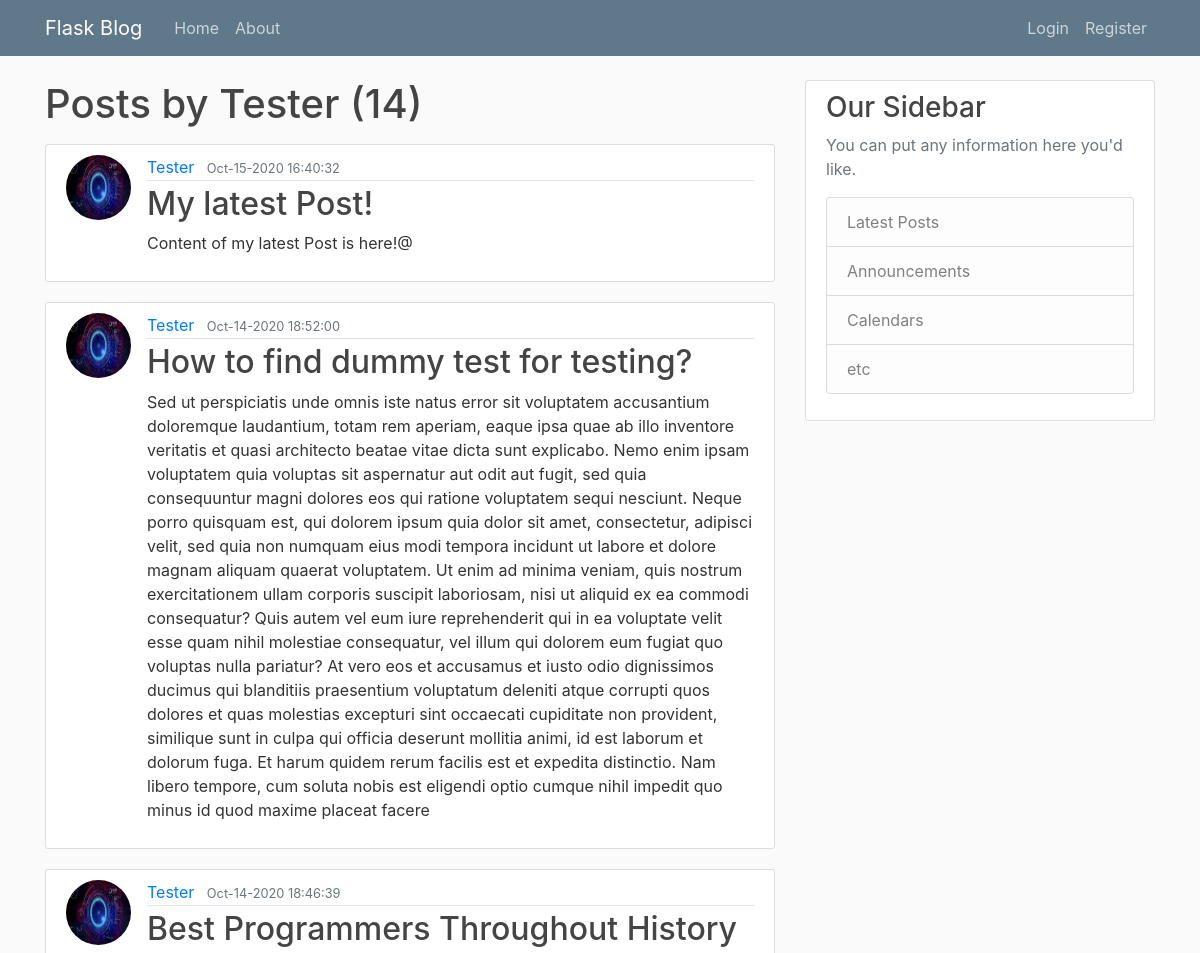
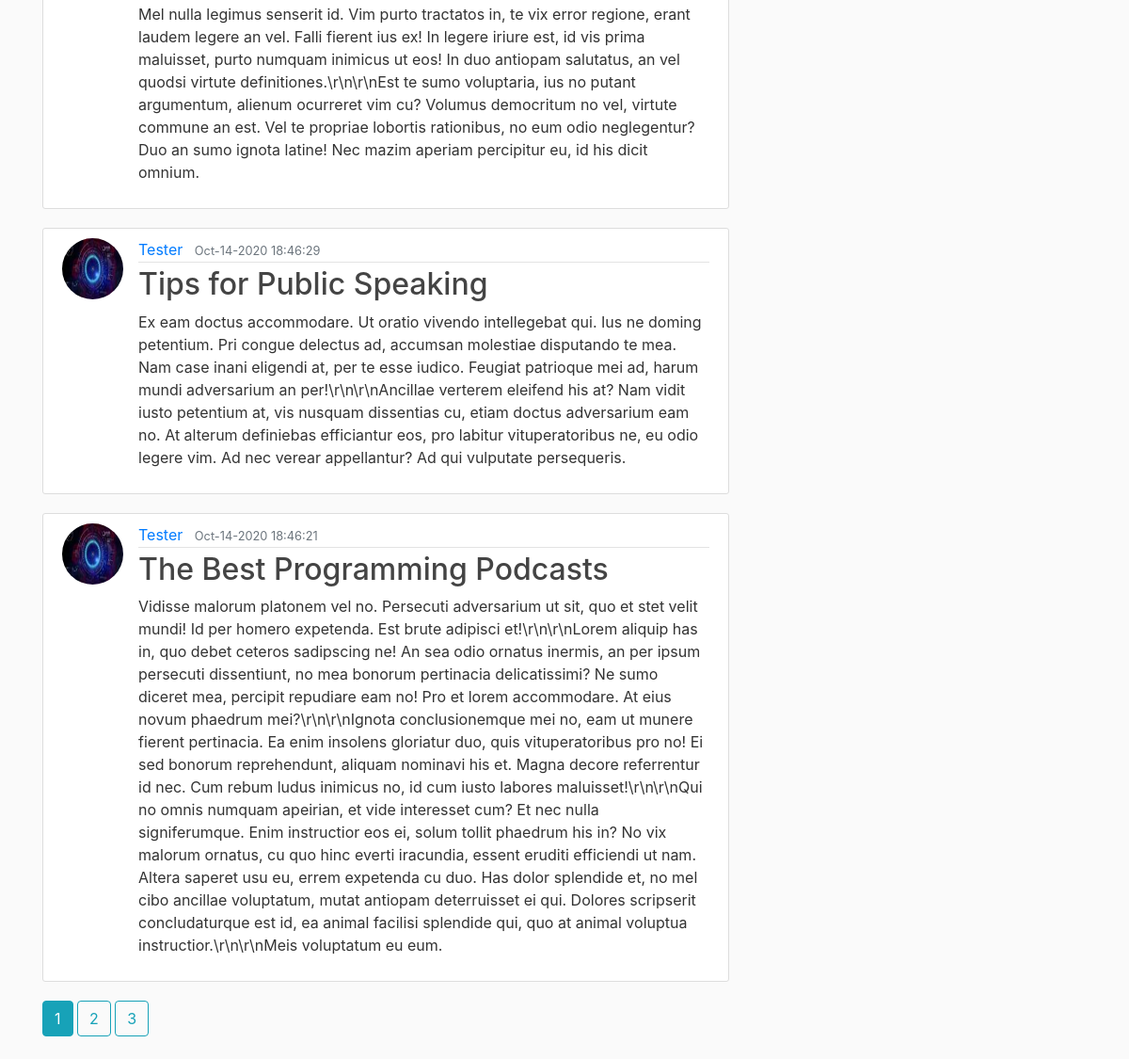
Screenshot of /user/Tester with the database file from the repository (2 pictures, top to bottom).
### flaskblog/models.py (models this page shows, shortened)
class User(db.Model, UserMixin):
    id = db.Column(db.Integer, primary_key=True)
    username = db.Column(db.String(20), unique=True, nullable=False)
    email = db.Column(db.String(120), unique=True, nullable=False)
    image_file = db.Column(db.String(20), nullable=False, default='default.jpg')
    password = db.Column(db.String(60), nullable=False)
    posts = db.relationship('Post', backref='author', lazy='dynamic')

class Post(db.Model):
    id = db.Column(db.Integer, primary_key=True)
    title = db.Column(db.String(100), nullable=False)
    date_posted = db.Column(db.DateTime, nullable=False, default=datetime.utcnow)
    content = db.Column(db.Text, nullable=False)
    user_id = db.Column(db.Integer, db.ForeignKey('user.id'), nullable=False)

### flaskblog/users/routes.py (the view)
@users.route('/user/<string:username>')
def user_posts(username):
    page = request.args.get('page', 1, type=int)
    user = User.query.filter_by(username=username).first_or_404()
    posts = Post.query.filter_by(author=user).order_by(Post.date_posted.desc()).paginate(page=page, per_page=5)
    return render_template('user_posts.html', posts=posts, user=user)

### flaskblog/templates/user_posts.html
{% extends 'layout.html' %}
{% block content %}
    <h1 class="mb-3">Posts by {{ user.username }} ({{ posts.total }})</h1>
    {% for post in posts.items %}
        <article class="media content-section">
            <img class="rounded-circle article-img" src="{{ url_for('static', filename='profile_pics/' + post.author.image_file) }}">
            <div class="media-body">
            <div class="article-metadata">
                <a class="mr-2" href="{{ url_for('users.user_posts', username=post.author.username) }}">{{ post.author.username }}</a>
                <small class="text-muted">{{ post.date_posted.strftime('%b-%d-%Y %H:%M:%S') }}</small>
            </div>
            <h2><a class="article-title" href="{{ url_for('posts.post', post_id=post.id)  }}">{{ post.title }}</a></h2>
            <p class="article-content">{{ post.content }}</p>
            </div>
        </article>
    {% endfor %}
    {% for page_num in posts.iter_pages(left_edge=1, right_edge=1, left_current=1, right_current=2) %}
        {% if page_num %}
            {% if posts.page == page_num %}
                <a class="btn btn-info mb-4" href=" {{url_for('users.user_posts', username=user.username, page=page_num)}} ">{{ page_num }}</a>
            {% else %}
                <a class="btn btn-outline-info mb-4" href=" {{url_for('users.user_posts', username=user.username, page=page_num)}} ">{{ page_num }}</a>
            {% endif %}
        {% else %}
            ...
        {% endif %}
    {% endfor %}
{% endblock content %}

### flaskblog/templates/layout.html (shortened to what this page needs)
<!DOCTYPE html>
<html>
<head>
    <link rel="stylesheet" href="https://stackpath.bootstrapcdn.com/bootstrap/4.5.2/css/bootstrap.min.css">
    <link rel="stylesheet" type= "text/css" href="{{ url_for('static', filename='main.css') }}">
</head>
<body>
    <header class="site-header">
        <nav class="navbar navbar-expand-md navbar-dark bg-steel fixed-top">
        <div class="container">
            <a class="navbar-brand mr-4" href="/">Flask Blog</a>
            <div class="collapse navbar-collapse" id="navbarToggle">
            <div class="navbar-nav mr-auto">
                <a class="nav-item nav-link" href="{{ url_for('main.home')}}">Home</a>
                <a class="nav-item nav-link" href="{{ url_for('main.about')}}">About</a>
            </div>
            <div class="navbar-nav">
                {% if current_user.is_authenticated %}
                  <a class="nav-item nav-link" href="{{ url_for('posts.new_post')}}">New Post</a>
                  <a class="nav-item nav-link" href="{{ url_for('users.account')}}">Account</a>
                  <a class="nav-item nav-link" href="{{ url_for('users.logout')}}">Logout</a>
                {% else %}
                  <a class="nav-item nav-link" href="{{ url_for('users.login')}}">Login</a>
                  <a class="nav-item nav-link" href="{{ url_for('users.register')}}">Register</a>
                {% endif %}
            </div>
            </div>
        </div>
        </nav>
    </header>
    <main role="main" class="container">
        <div class="row">
          <div class="col-md-8">
            {% block content %}{% endblock %}
          </div>
          <div class="col-md-4">
            <div class="content-section">
              <h3>Our Sidebar</h3>
              <p class='text-muted'>You can put any information here you'd like.
                <ul class="list-group">
                  <li class="list-group-item list-group-item-light">Latest Posts</li>
                  <li class="list-group-item list-group-item-light">Announcements</li>
                  <li class="list-group-item list-group-item-light">Calendars</li>
                  <li class="list-group-item list-group-item-light">etc</li>
                </ul>
              </p>
            </div>
          </div>
        </div>
      </main>
</body>
</html>

### flaskblog/static/main.css (style rules this page uses)
body { background: #fafafa; color: #333333; margin-top: 5rem; }
h1, h2, h3, h4, h5, h6 { color: #444444; }
.bg-steel { background-color: #5f788a; }
.site-header .navbar-nav .nav-link { color: #cbd5db; }
.content-section { background: #ffffff; padding: 10px 20px; border: 1px solid #dddddd; border-radius: 3px; margin-bottom: 20px; }
.article-title { color: #444444; }
.article-content { white-space: pre-line; }
.article-img { height: 65px; width: 65px; margin-right: 16px; }
.article-metadata { padding-bottom: 1px; margin-bottom: 4px; border-bottom: 1px solid #e3e3e3 }

### rows the page displays
User: username "Tester"
Post: image_file (picture), author.username "Tester", date_posted "Oct-15-2020 16:40:32", title "My latest Post!", content "Content of my latest Post is here!@"
Post: image_file (picture), author.username "Tester", date_posted "Oct-14-2020 18:52:00", title "How to find dummy test for testing?", content "Sed ut perspiciatis unde omnis iste natus error sit voluptatem accusantium doloremque laudantium, totam rem aperiam, eaque ipsa quae ab illo inventore veritatis et quasi architecto beatae vitae dicta sunt explicabo. Nemo enim ipsam voluptatem quia voluptas sit aspernatur aut odit aut fugit, sed quia consequuntur magni dolores eos qui ratione voluptatem sequi nesciunt. Neque porro quisquam est, qui dolorem ipsum quia dolor sit amet, consectetur, adipisci velit, sed quia non numquam eius modi tempora incidunt ut labore et dolore magnam aliquam quaerat voluptatem. Ut enim ad minima veniam, quis nostrum exercitationem ullam corporis suscipit laboriosam, nisi ut aliquid ex ea commodi…"
Post: image_file (picture), author.username "Tester", date_posted "Oct-14-2020 18:46:39", title "Best Programmers Throughout History", content "Mel nulla legimus senserit id. Vim purto tractatos in, te vix error regione, erant laudem legere an vel. Falli fierent ius ex! In legere iriure est, id vis prima maluisset, purto numquam inimicus ut eos! In duo antiopam salutatus, an vel quodsi virtute definitiones.\\r\\n\\r\\nEst te sumo voluptaria, ius no putant argumentum, alienum ocurreret vim cu? Volumus democritum no vel, virtute commune an est. Vel te propriae lobortis rationibus, no eum odio neglegentur? Duo an sumo ignota latine! Nec mazim aperiam percipitur eu, id his dicit omnium."
Post: image_file (picture), author.username "Tester", date_posted "Oct-14-2020 18:46:29", title "Tips for Public Speaking", content "Ex eam doctus accommodare. Ut oratio vivendo intellegebat qui. Ius ne doming petentium. Pri congue delectus ad, accumsan molestiae disputando te mea. Nam case inani eligendi at, per te esse iudico. Feugiat patrioque mei ad, harum mundi adversarium an per!\\r\\n\\r\\nAncillae verterem eleifend his at? Nam vidit iusto petentium at, vis nusquam dissentias cu, etiam doctus adversarium eam no. At alterum definiebas efficiantur eos, pro labitur vituperatoribus ne, eu odio legere vim. Ad nec verear appellantur? Ad qui vulputate persequeris."
Post: image_file (picture), author.username "Tester", date_posted "Oct-14-2020 18:46:21", title "The Best Programming Podcasts", content "Vidisse malorum platonem vel no. Persecuti adversarium ut sit, quo et stet velit mundi! Id per homero expetenda. Est brute adipisci et!\\r\\n\\r\\nLorem aliquip has in, quo debet ceteros sadipscing ne! An sea odio ornatus inermis, an per ipsum persecuti dissentiunt, no mea bonorum pertinacia delicatissimi? Ne sumo diceret mea, percipit repudiare eam no! Pro et lorem accommodare. At eius novum phaedrum mei?\\r\\n\\r\\nIgnota conclusionemque mei no, eam ut munere fierent pertinacia. Ea enim insolens gloriatur duo, quis vituperatoribus pro no! Ei sed bonorum reprehendunt, aliquam nominavi his et. Magna decore referrentur id nec. Cum rebum ludus inimicus no, id cum iusto labores maluisset!\\r\\n\\r\\nQui…"

### other values shown
{{ posts.total }} "14"
{{ page_num }} "1"
{{ page_num }} "2" "3"
